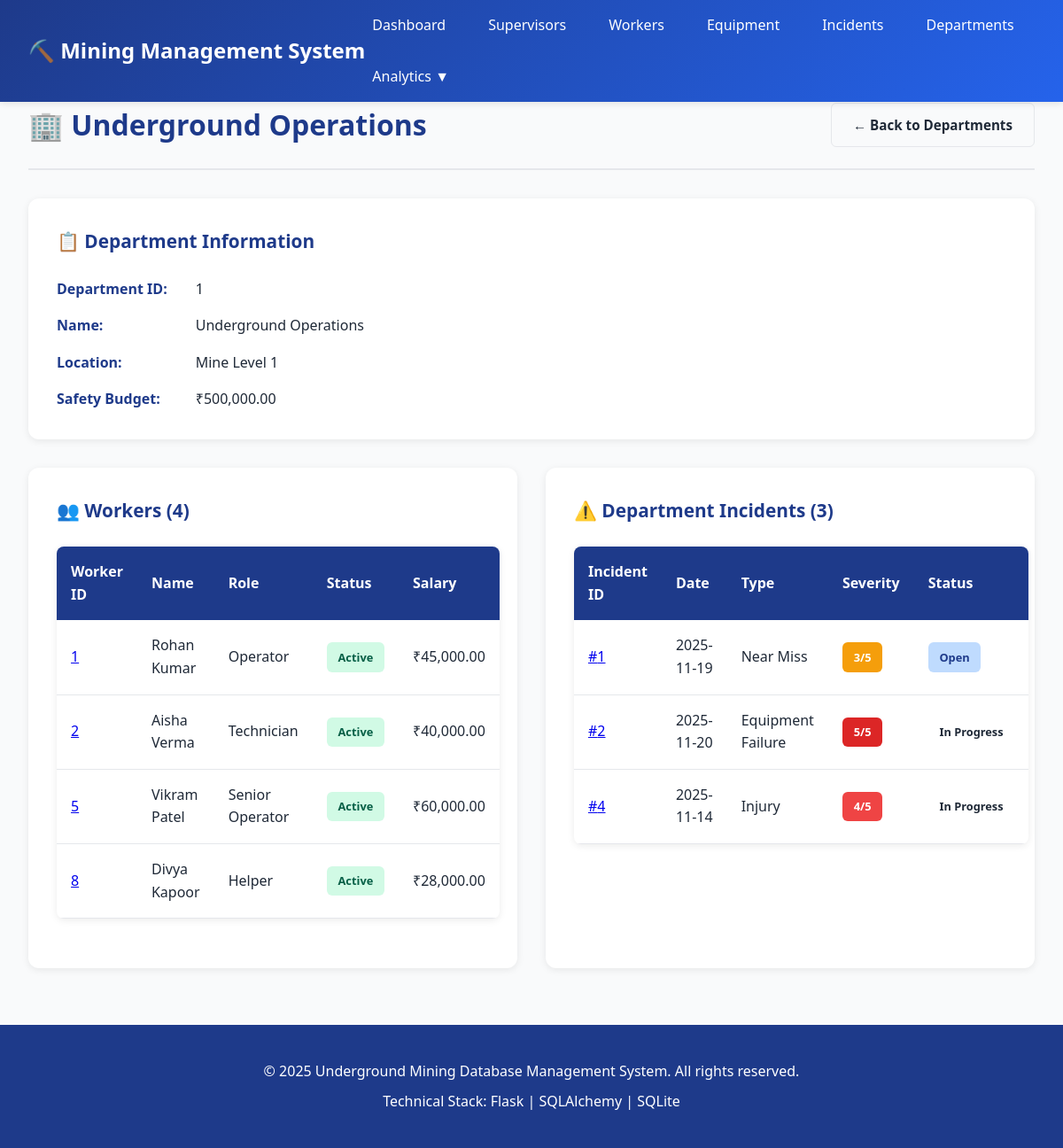
The page /department/1 on the database its author committed.
### app.py (models this page shows)
class Department(db.Model):
    __tablename__ = 'Department'
    DepartmentID = db.Column(db.Integer, primary_key=True, autoincrement=True)
    DeptName = db.Column(db.String(50), unique=True, nullable=False)
    Location = db.Column(db.String(100))
    HeadSupervisor = db.Column(db.Integer)
    SafetyBudget = db.Column(db.Float)

class Worker(db.Model):
    __tablename__ = 'Worker'
    WorkerID = db.Column(db.Integer, primary_key=True, autoincrement=True)
    Name = db.Column(db.String(50), nullable=False)
    Age = db.Column(db.Integer)
    Role = db.Column(db.String(30))
    Contact = db.Column(db.String(20))
    S_ID = db.Column(db.Integer, db.ForeignKey('Supervisor.SupervisorID'))
    DepartmentID = db.Column(db.Integer, db.ForeignKey('Department.DepartmentID'))
    HireDate = db.Column(db.Date)
    Salary = db.Column(db.Float)
    EmploymentStatus = db.Column(db.String(20), default='Active')

class SafetyIncident(db.Model):
    __tablename__ = 'Safety_Incident'
    IncidentID = db.Column(db.Integer, primary_key=True, autoincrement=True)
    IncidentDate = db.Column(db.Date, nullable=False)
    Location = db.Column(db.String(50))
    Severity = db.Column(db.Integer)
    IncidentType = db.Column(db.String(50))
    Description = db.Column(db.String(400))
    ReportedBy = db.Column(db.Integer, db.ForeignKey('Worker.WorkerID'))
    InvestigationRequired = db.Column(db.String(1), default='N')
    ResolutionStatus = db.Column(db.String(20), default='Open')

### app.py (the view)
@app.route('/department/<int:dept_id>')
@handle_errors
def department_detail(dept_id):
    dept = Department.query.get_or_404(dept_id)
    workers = Worker.query.filter_by(DepartmentID=dept_id).all()
    incidents = db.session.query(SafetyIncident).join(IncidentWorker).join(Worker).filter(Worker.DepartmentID == dept_id).distinct().all()
    return render_template('department_detail.html',
                         dept=dept,
                         workers=workers,
                         incidents=incidents)

### app.py (called while the page is built)
def handle_errors(f):
    @wraps(f)
    def decorated_function(*args, **kwargs):
        try:
            return f(*args, **kwargs)
        except Exception as e:
            print(f"Error: {str(e)}")
            print(traceback.format_exc())
            flash(f"Error: {str(e)}", "error")
            return redirect(url_for('index'))
    return decorated_function

@app.context_processor
def inject_helpers():
    def get_worker(worker_id):
        return Worker.query.get(worker_id) if worker_id else None
    def get_equipment(equip_id):
        return Equipment.query.get(equip_id) if equip_id else None
    return dict(get_worker=get_worker, get_equipment=get_equipment)

### templates/department_detail.html (shortened to what this page needs)
{% extends "base.html" %}
{% block content %}
<div class="page-header">
    <h2>🏢 {{ dept.DeptName }}</h2>
    <a href="{{ url_for('departments_list') }}" class="btn btn-secondary">← Back to Departments</a>
</div>
<div class="detail-grid">
    <div class="detail-section">
        <h3>📋 Department Information</h3>
        <dl class="detail-list">
            <dt>Department ID:</dt>
            <dd>{{ dept.DepartmentID }}</dd>
            <dt>Name:</dt>
            <dd>{{ dept.DeptName }}</dd>
            <dt>Location:</dt>
            <dd>{{ dept.Location or 'N/A' }}</dd>
            <dt>Safety Budget:</dt>
            <dd>₹{{ "{:,.2f}".format(dept.SafetyBudget) if dept.SafetyBudget else 'N/A' }}</dd>
        </dl>
    </div>
</div>
<div class="detail-grid">
    <div class="detail-section">
        <h3>👥 Workers ({{ workers|length }})</h3>
        {% if workers %}
        <table class="data-table">
            <thead>
                <tr>
                    <th>Worker ID</th>
                    <th>Name</th>
                    <th>Role</th>
                    <th>Status</th>
                    <th>Salary</th>
                </tr>
            </thead>
            <tbody>
                {% for worker in workers %}
                <tr>
                    <td><a href="{{ url_for('worker_detail', worker_id=worker.WorkerID) }}">{{ worker.WorkerID }}</a></td>
                    <td>{{ worker.Name }}</td>
                    <td>{{ worker.Role }}</td>
                    <td><span class="status-badge status-{{ worker.EmploymentStatus|lower }}">{{ worker.EmploymentStatus }}</span></td>
                    <td>₹{{ "{:,.2f}".format(worker.Salary) if worker.Salary else 'N/A' }}</td>
                </tr>
                {% endfor %}
            </tbody>
        </table>
        {% else %}
        <p class="empty-state">No workers in this department</p>
        {% endif %}
    </div>
    <div class="detail-section">
        <h3>⚠️ Department Incidents ({{ incidents|length }})</h3>
        {% if incidents %}
        <table class="data-table">
            <thead>
                <tr>
                    <th>Incident ID</th>
                    <th>Date</th>
                    <th>Type</th>
                    <th>Severity</th>
                    <th>Status</th>
                </tr>
            </thead>
            <tbody>
                {% for incident in incidents %}
                <tr>
                    <td><a href="{{ url_for('incident_detail', incident_id=incident.IncidentID) }}">#{{ incident.IncidentID }}</a></td>
                    <td>{{ incident.IncidentDate.strftime('%Y-%m-%d') }}</td>
                    <td>{{ incident.IncidentType }}</td>
                    <td><span class="severity-badge severity-{{ incident.Severity }}">{{ incident.Severity }}/5</span></td>
                    <td><span class="status-badge status-{{ incident.ResolutionStatus|lower }}">{{ incident.ResolutionStatus }}</span></td>
                </tr>
                {% endfor %}
            </tbody>
        </table>
        {% else %}
        <p class="empty-state">✓ No incidents recorded for this department</p>
        {% endif %}
    </div>
</div>
{% endblock %}

### static/css/style.css (style rules this page uses)
* { margin: 0; padding: 0; box-sizing: border-box; }
:root { --primary-color: #1e3a8a; --secondary-color: #2563eb; --success-color: #10b981; --warning-color: #f59e0b; --danger-color: #ef4444; --critical-color: #dc2626; --light-bg: #f9fafb; --border-color: #e5e7eb; --text-color: #1f2937; --text-light: #6b7280; }
body { font-family: 'Segoe UI', Tahoma, Geneva, Verdana, sans-serif; background-color: var(--light-bg); color: var(--text-color); line-height: 1.6; }
.btn { padding: 0.75rem 1.5rem; border: none; border-radius: 6px; cursor: pointer; text-decoration: none; font-weight: 600; transition: all 0.3s; display: inline-block; font-size: 0.95rem; }
.btn-secondary { background: var(--light-bg); color: var(--text-color); border: 1px solid var(--border-color); }
.page-header { display: flex; justify-content: space-between; align-items: center; margin-bottom: 2rem; padding-bottom: 1.5rem; border-bottom: 2px solid var(--border-color); }
.page-header h2 { font-size: 2rem; color: var(--primary-color); }
.data-table { width: 100%; border-collapse: collapse; background: white; border-radius: 8px; overflow: hidden; box-shadow: 0 2px 8px rgba(0,0,0,0.08); margin: 1.5rem 0; }
.data-table thead { background: var(--primary-color); color: white; }
.data-table th { padding: 1rem; text-align: left; font-weight: 600; }
.data-table td { padding: 1rem; border-bottom: 1px solid var(--border-color); }
.status-badge { display: inline-block; padding: 0.4rem 0.8rem; border-radius: 6px; font-size: 0.8rem; font-weight: 600; white-space: nowrap; }
.status-active, .status-completed { background: #d1fae5; color: #065f46; }
.status-open, .status-open { background: #bfdbfe; color: #1e3a8a; }
.severity-badge { display: inline-block; padding: 0.4rem 0.8rem; border-radius: 6px; font-weight: 600; color: white; font-size: 0.8rem; }
.severity-3 { background: #f59e0b; }
.severity-4 { background: #ef4444; }
.severity-5 { background: #dc2626; }
.detail-grid { display: grid; grid-template-columns: repeat(auto-fit, minmax(400px, 1fr)); gap: 2rem; margin: 2rem 0; }
.detail-section { background: white; padding: 2rem; border-radius: 12px; box-shadow: 0 2px 8px rgba(0,0,0,0.08); }
.detail-section h3 { color: var(--primary-color); margin-bottom: 1.5rem; font-size: 1.3rem; }
.detail-list { display: grid; grid-template-columns: auto 1fr; gap: 1rem 2rem; }
.detail-list dt { font-weight: 600; color: var(--primary-color); }
.detail-list dd { color: var(--text-color); }

### rows shown on the page
Department: DeptName "Underground Operations", DepartmentID "1", Location "Mine Level 1", SafetyBudget "500,000.00"
Worker: WorkerID "1", Name "Rohan Kumar", Role "Operator", EmploymentStatus "Active", Salary "45,000.00"
Worker: WorkerID "2", Name "Aisha Verma", Role "Technician", EmploymentStatus "Active", Salary "40,000.00"
Worker: WorkerID "5", Name "Vikram Patel", Role "Senior Operator", EmploymentStatus "Active", Salary "60,000.00"
Worker: WorkerID "8", Name "Divya Kapoor", Role "Helper", EmploymentStatus "Active", Salary "28,000.00"
SafetyIncident: IncidentID "1", IncidentDate "2025-11-19", IncidentType "Near Miss", Severity "3", ResolutionStatus "Open"
SafetyIncident: IncidentID "2", IncidentDate "2025-11-20", IncidentType "Equipment Failure", Severity "5", ResolutionStatus "In Progress"
SafetyIncident: IncidentID "4", IncidentDate "2025-11-14", IncidentType "Injury", Severity "4", ResolutionStatus "In Progress"

### other values the page prints
{{ workers|length }} "4"
{{ incidents|length }} "3"
